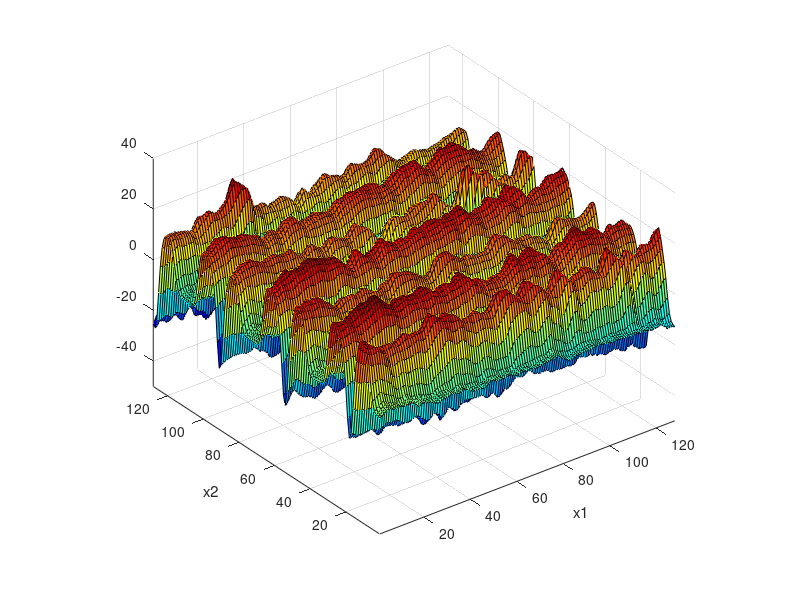

The MATLAB script that drew this image: (Note: this script raises an error after producing the figure.)
% zhouweiyan 20180928
% done
clear
% close all
% clc

load array2.mat
figure
surf(array);
view(3)

% surf(array,'EdgeColor','none','LineStyle','none','FaceLighting','phong');
% view([0 -90])
% axis off

colormap(jet)
axis equal
xlim([1,128]);ylim([1,128]);zlim([-50,40]);
xlabel('x1');ylabel('x2');
tightfig
set_fig_units_cm(14,12)